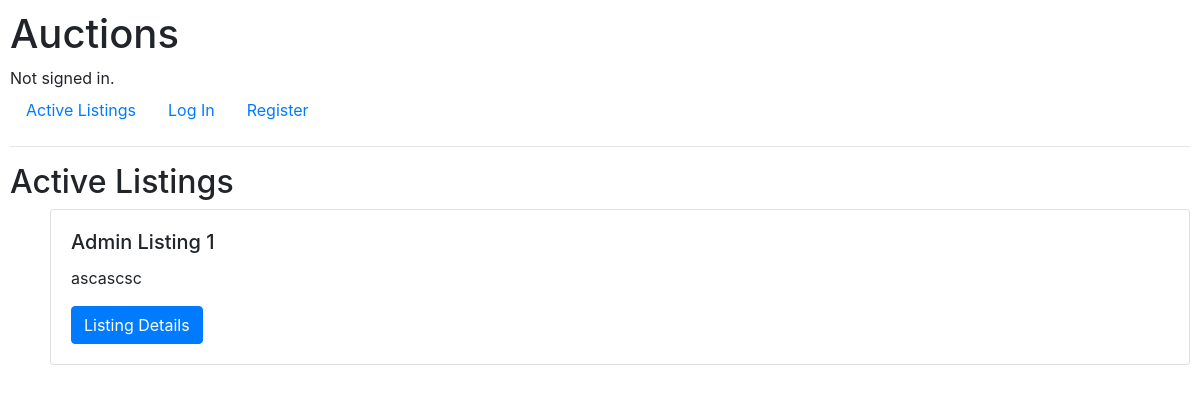
Before: / with the older database file.
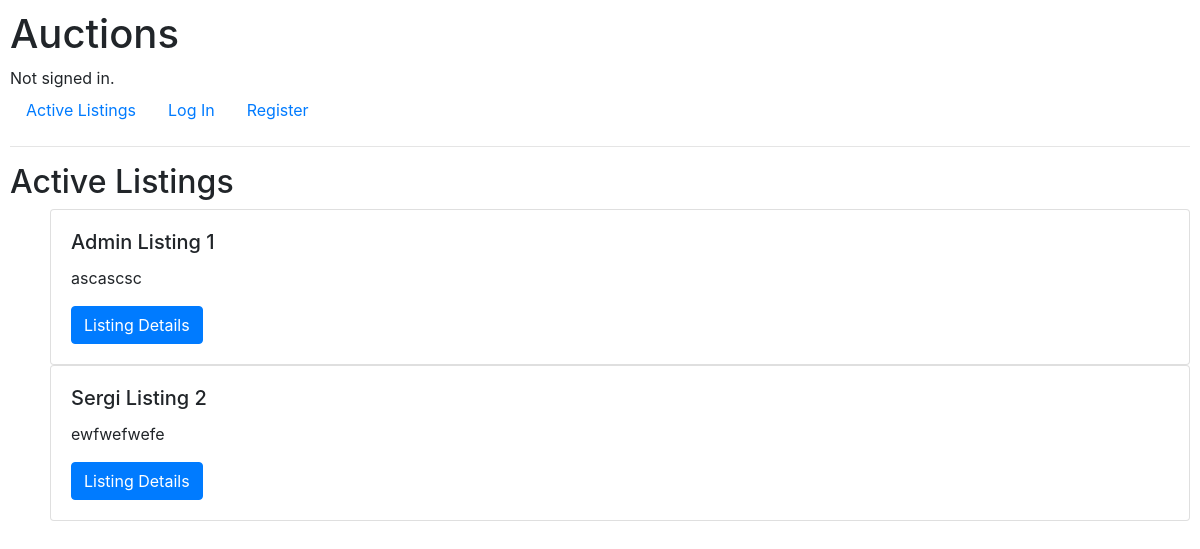
After: the same page with the newer database file.
### auctions/models.py (models this page shows, shortened)
class Listing(models.Model):
    title = models.CharField(max_length=64)
    text_description = models.CharField(max_length=128)
    starting_bid = models.PositiveIntegerField()
    image_url = models.CharField(max_length=128)
    created_by = models.ForeignKey(User, on_delete=models.CASCADE, related_name="created_by", default=None, null=True, blank=True)
    bids = models.ManyToManyField(Bids, blank=True, related_name="Bids")
    category = models.CharField(max_length=64, default=None, null=True, blank=True)

### auctions/views.py (the view)
# urls.py: path("", views.index, name="index"),
def index(request):
    listings = Listing.objects.all()
    return render(request, "auctions/index.html", {
        "listings": listings
    })

### auctions/templates/auctions/index.html (shortened to what this page needs)
{% extends "auctions/layout.html" %}
{% block body %}
    <h2>Active Listings</h2>
    <ul>
        {% for listing in listings %}
            <li class="card">
                <div class="card-body">
                    <h5 class="card-title">{{ listing.title }}</h5>
                    <p class="card-text">{{ listing.text_description }}</p>
                    <a href="{% url 'listing' listing.id %}" class="btn btn-primary">Listing Details</a>
                </div>
            </li>
        {% endfor %}
    </ul>
{% endblock %}

### auctions/templates/auctions/layout.html (shortened to what this page needs)
{% load static %}
<!DOCTYPE html>
<html lang="en">
    <head>
        <link rel="stylesheet" href="https://stackpath.bootstrapcdn.com/bootstrap/4.4.1/css/bootstrap.min.css">
        <link href="{% static 'auctions/styles.css' %}" rel="stylesheet">
    </head>
    <body>
        <h1>Auctions</h1>
        <div>
            {% if user.is_authenticated %}
                Signed in as <strong>{{ user.username }}</strong>.
            {% else %}
                Not signed in.
            {% endif %}
        </div>
        <ul class="nav">
            <li class="nav-item">
                <a class="nav-link" href="{% url 'index' %}">Active Listings</a>
            </li>
            {% if user.is_authenticated %}
                <li class="nav-item">
                    <a class="nav-link" href="{% url 'logout' %}">Log Out</a>
                </li>
                <li class="nav-item">
                    <a class="nav-link" href="{% url 'add' %}">Add Listing</a>
                </li>
                <li class="nav-item">
                    <a class="nav-link" href="{% url 'watchlist' %}">Watchlist</a>
                </li>
            {% else %}
                <li class="nav-item">
                    <a class="nav-link" href="{% url 'login' %}">Log In</a>
                </li>
                <li class="nav-item">
                    <a class="nav-link" href="{% url 'register' %}">Register</a>
                </li>
            {% endif %}
        </ul>
        <hr>
        {% block body %}
        {% endblock %}
    </body>
</html>

### auctions/static/auctions/styles.css (style rules this page uses)
body { padding: 10px; }

Changed rows visible on the page:
added Listing: title "Sergi Listing 2", text_description "ewfwefwefe"
